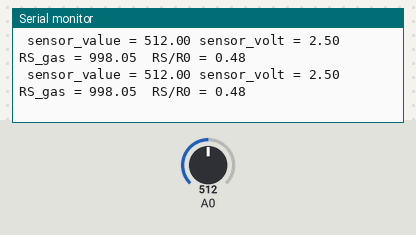
The sketch below on a simulated Arduino Uno, built with avr-gcc and run on an emulated ATmega328P. Shown: the last lines printed to the serial monitor. The test bench sets the inputs (shaded band); at power-on: A0 = 512.

Above: at 5.9 s.
6.0 s: A0 set to 916
At 6.6 s:
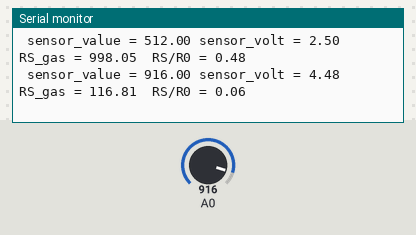
10.1 s: A0 set to 944
At 10.9 s:
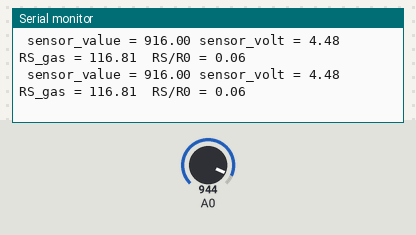
Timing chart, 0 to 12.6 s (numbered marks = the images above; inputs shaded):
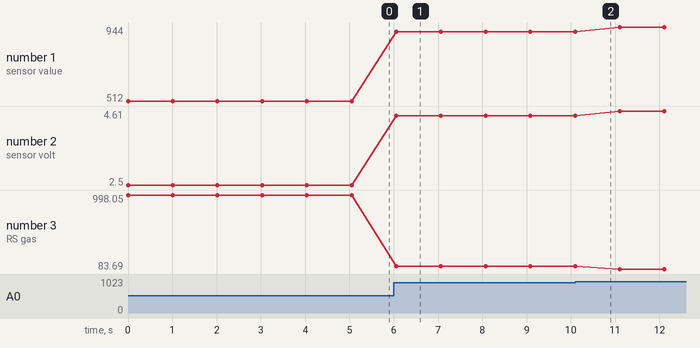

Measured:
- after the input at 6.0 s, the serial monitor: prints a new line after 0.06 s (image 1)
- plotted number 1: 512 → 916 after the input at 6.0 s, 916 → 944 after the input at 10.1 s
- plotted number 2: 2.5 → 4.48 after the input at 6.0 s, 4.48 → 4.61 after the input at 10.1 s
- plotted number 3: 998.05 → 116.81 after the input at 6.0 s, 116.81 → 83.69 after the input at 10.1 s

The sketch:

RS-RO_Ratio.ino
```cpp
#define R0 2094.00

void setup() {
    Serial.begin(9600);
}

void loop() {

    float sensor_volt;
    float RS_gas; // Get value of RS in a GAS
    float ratio; // Get ratio RS_GAS/RS_air
    float sensor_value;

    sensor_value = analogRead(A0);

    sensor_volt=(float)sensor_value*(5.0/1023);
    RS_gas = ((5.0-sensor_volt)/sensor_volt)*1000; // RL is 1k from the circuit module
    ratio = RS_gas/R0;  // ratio = RS/R0

    Serial.print(" sensor_value = ");
    Serial.print(sensor_value);
    Serial.print(" sensor_volt = ");
    Serial.print(sensor_volt);
    Serial.print("  RS_gas = ");
    Serial.print(RS_gas);
    Serial.print("  RS/R0 = ");
    Serial.println(ratio);

    delay(1000);

}
```
